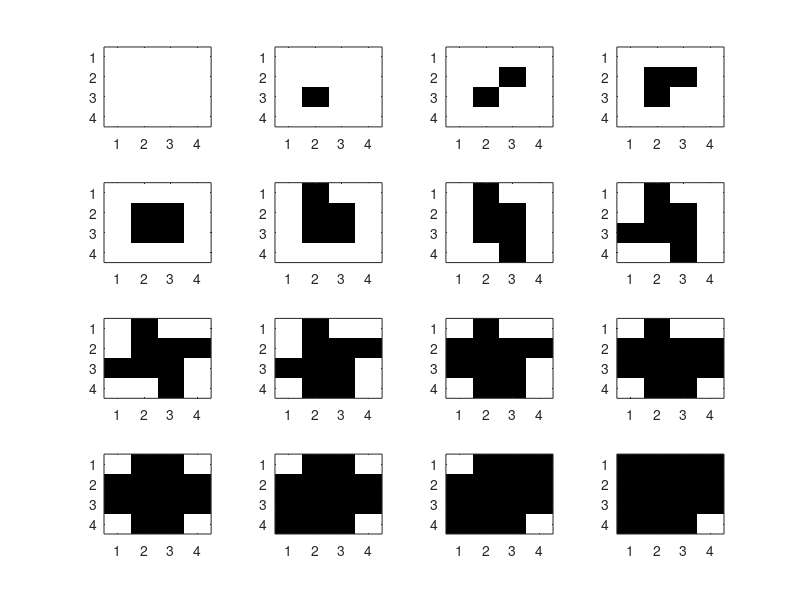
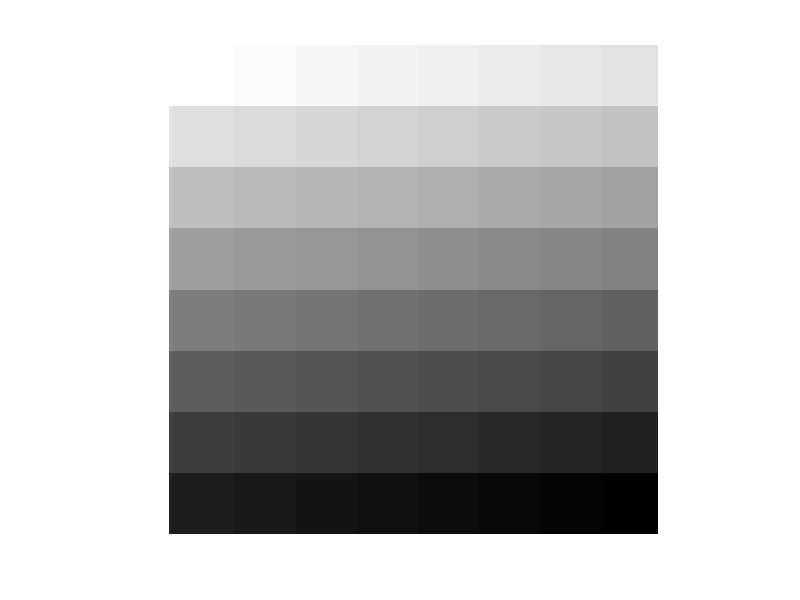

Recreate these plots in MATLAB, in order. (Note: this script raises an error after producing the figures.)
%%%%%%%%%%%%%%%%%%%%%%%%%%%%%%%%%%%%%%%%%%%%%%%%%%%%%%%%%%%%%%%%%
%
%PURPOSE:  Image halftoning for binary, black/white, printers
%AUTHOR:   R. Koehler, X. Zhang, B. Wandell
%DATE:     02.25.97
%CONCEPTS:
% 
% This tutorial illustrates how to use halftoning to achieve the
% visual illusion of gray-levels in a binary display system.
% You will learn about two approaches:  thresholding approaches
% using dither patterns and the computational method called error
% diffusion. 
% 
% Matlab 7:  Checked 01.08.06
% Matlab 5:  Checked 01.06.98
% 
%%%%%%%%%%%%%%%%%%%%%%%%%%%%%%%%%%%%%%%%%%%%%%%%%%%%%%%%%%%%%%%%%

% Most printers place a binary mark at each spot on the page:
% that is, they either place a dot at position or not. Hence,
% unlike monitors, printers do not display a range of intensity
% levels.

% To create the illusion of intensity variation, printers fool
% the eye by trading area for intensity.  One way to do this is
% to divide the image into a number of small areas (halftone
% cells) and print more or less dots in this area according to a
% rule that is governed by the local image intensity.  This
% halftoning process substitutes a number of dots for a variation
% in gray level (or color).

% The algorithm for simple halftoning is to define a small
% pattern, defined over the halftone cell, that spans a small
% number of printable dots.  The values within this halftone cell
% define a set of thresholds.  The binary decision of whether to
% print or not at each addressable print location is governed by
% how the image intensity compares to the entry in the halftone
% cell.  Halftone algorithms are often named by the principle
% that underlies the pattern within the halftone cell.

% Let's begin with a simple halftone algorithm called "cluster dot."
% This algorithm uses a halftone cell in which the printed area
% has the shape of a larger and larger dot.  As the image region
% within the halftone cell becomes darker and darker, the size of
% the dot grows larger.  Here is an example of a 4x4 halftone
% cell that illustrates the idea.

halfToneCell_4 = ...
		[15 5 12 14
		10 3 2 8
		7 1 4 11
		13 9 6 16];

% Suppose we have a 4x4 image region that has a hight density,
% say 12.  
im = 12*ones(4,4);

% To print this section of the image, we compare the density in
% the image with the thresholds in the halftone cell,
cmp = halfToneCell_4 < im

%  The locations set to one are printed with a black dot, and the
% locations with 0 are unprinted (white).  Because of Matlab's
% ordering, we will add 1 to cmp and build the binary color map
% as 
bMap = [1 1 1; 0 0 0]

figure; 
colormap(bMap); image( cmp + 1 );

% For this high density, we print most of the halftone cell as
% black.  Now, let's see how the halftone cell would print at a
% set of increasing densities:

cnt = 1; 
for density = 1:16
  im = ones(4,4)*density;
  cmp = (halfToneCell_4 < im);
  subplot(4,4,cnt)
  image(cmp + 1);
  cnt = cnt + 1;
end

% As the mean image density varies from low (light) to high
% (dark) the region corresponding to the halftone cell is printed
% as an increasingly large black dot.

% Now we can apply the halftone cell to an entire test image.
% We start with a simple test image containingeight gray strips
% that vary from black to white.

grayStrips = 8;
bw_range = [0, 1];
sweep_size = 128;

% 
[x,y] = meshgrid(0:sweep_size-1, 0:sweep_size-1);
y = fix(y * grayStrips / sweep_size) / grayStrips;
x = x / (sweep_size * grayStrips);
sweep_8 = ones(sweep_size, sweep_size) - (x + y);

% This ramp pattern has many gray levels arranged in 8 strips.
% The density increases from left to right.
figure;
imshow(sweep_8);

% The values in sweep_8 are frame buffer values that are
% nonlinearly related to intensity.  The halftoning principle
% depends on LINEAR SPATIAL AVERAGING of the dots.  Hence, to
% make the proper decisions about the halftoning, we have to take
% into account the true intensity associated with each level.
% Hence, before halftoning we need to convert the frame buffer
% values to linear gray scale values (gamma correction--review
% the ColorMatching tutorial for why and how to perform gamma
% correction). We use a gamma value = 2.

monitorGamma = 2;
sweep_8_linear = sweep_8 .^ monitorGamma;
HTsweep_4 = HalfToneImage(halfToneCell_4, sweep_8_linear);
imshow(HTsweep_4);

% Were we doing this on a printer, rather than a display, we
% would have to know the relationship between the image density
% and the displayed intensity, and also, we would need to know
% the relationship between the image dot size in the cluster dot
% and the reflected intensity.

% The image halftone is created in the routine
% HalfToneImage. (Use type HalfToneImage to see the full
% routine).  The process simply applies the HalfToneCell
% comparison again and again across the image.  The light image
% regions contain no black dot or a small black dot.  The dark
% image regions contain large black dots or a complete black dot.

type HalfToneImage.m

% The halftone does a worse job tracking the gray levels if the
% halftone cell is smaller.

halfToneCell_2 = [ 4 3; 2 1];
HTsweep_2 = HalfToneImage(halfToneCell_2, sweep_8_linear);
imshow(HTsweep_2);

% We can also scale up these two images to see how the halftones are formed.
% 
scale_sweep_2 = kron(HTsweep_2, ones(3,3));
imshow(scale_sweep_2);

scale_sweep_4 = kron(HTsweep_4, ones(3,3));
imshow(scale_sweep_4);

%%%%%%%%%%%%%%%%%%%%%%%%%%%%%%%%%%%%%%%%%%%% 
% 
% Bayer dithering
% 
%%%%%%%%% %%%%%%%%% %%%%%%%%% %%%%%%%%% %%%%%%%%% 

% In the supplemental reading, Bayer describes a halftone cell
% for Figure 2: "imitation halftone pattern."  We enter it as:

halfToneCell_B2 = ...
		[7 6 5 16 17 18 19 20
		8 1 4 15 28 29 30 21
		9 2 3 14 27 32 31 22
		10 11 12 13 26 25 24 23
		17 18 19 20 7 6 5 16
		28 29 30 21 8 1 4 15
		27 32 31 22 9 2 3 14
		26 25 24 23 10 11 12 13];

colormap(bMap) 
cnt = 1; 
for density = 1:32
  im = ones(8,8)*density;
  cmp = (halfToneCell_B2 < im);
  subplot(6,6,cnt)
  image(cmp + 1);
  cnt = cnt + 1;
end

% This pattern is much like the simple cluster dot, except it
% introduces a smaller pair of dots oriented at 45 deg to the
% image. Now apply it to the sweep pattern:
clf
HTsweep_B2 = HalfToneImage(halfToneCell_B2, sweep_8_linear);
imshow(HTsweep_B2);

% Bayer also describes a halftone cell for Figure 4 that
% considered to be much better (he called it an "optimum dot
% pattern").  This pattern is built so that the dots are
% dispersed in a random array.

halfToneCell_B4 = ...
		[1 17 5 21 2 18 6 22
		25 9 29 13 26 10 30 14
		7 23 3 19 8 24 4 20
		31 15 27 11 32 16 28 12
		2 18 6 22 1 17 5 21
		26 10 30 14 25 9 29 13
		8 24 4 20 7 23 3 19
		32 16 28 12 31 15 27 11];

figure;
colormap(bMap) 
cnt = 1; 
for density = 1:32
  im = ones(8,8)*density;
  cmp = (halfToneCell_B4 < im);
  subplot(6,6,cnt)
  image(cmp + 1);
  cnt = cnt + 1;
end

clf
HTsweep_B4 = HalfToneImage(halfToneCell_B4, sweep_8_linear);
imshow(HTsweep_B4);

% if you want to close the image windows, do this
close all;

% These halftones can also be applied to a real image.

img = double(imread('einstein.pgm'));
img = img / 256;
imshow(img);

% gamma correction
img_linear = img .^ monitorGamma;

HTimg_B4 = HalfToneImage(halfToneCell_B4, img_linear);
imshow(HTimg_B4);

% If you enlarge this image you should see that the halftone
% cells are not the same as the basic patterns we saw.  This is
% because the halftone dot is formed by the space-varying image,
% not simple constant patterns. The image changes density rapidly
% over sapce and the dots reflect the correct image density.

scale_img_B4 = kron(HTimg_B4, ones(3,3));
imshow(scale_img_B4);

% You can see this easily by changing the original sweep to
% a different number of strips, say 5.  Thus the halftone
% cells will not line up on the strip boundaries.

grayStrips = 5;
[x,y] = meshgrid(0:sweep_size-1, 0:sweep_size-1);
y = fix(y * grayStrips / sweep_size) / grayStrips;
x = x/(sweep_size * grayStrips);
sweep_5 = ones(sweep_size, sweep_size) - (x + y);
imshow(sweep_5);

% gamma correction
% 
sweep_5_linear = sweep_5 .^ monitorGamma;

HTsweep_5_4 = HalfToneImage(halfToneCell_4, sweep_5_linear);
imshow(HTsweep_5_4);

scale_sweep_5_4 = kron(HTsweep_5_4, ones(3,3));
imshow(scale_sweep_5_4);

%% close all image windows
close all;

%%%%%%%%%%%%%%%%%%%%%%%%%%%%%%%%%%%%%%%%%%%%%%%%%%%%%%
%
% Error Diffusion
%
%%%%%%%%%%%%%%%%%%%%%%%%%%%%%%%%%%%%%%%%%%%%%%%%%%%%%%

% This version uses an algorithm by Floyd and Steinberg
% which is described in the course supplemental
% reading.  The algorithm is called error diffusion, though
% it is sometimes called stochastic screening.  Variations
% of the basic error diffusion pattern are used by Ulichney.

% Unlike the halftone cells described in part 1, error diffusion
% does not use a fixed positioning for the halftone output.
% Rather, each pixel is compared to a threshold and a decision
% is made to print that pixel as black, or leave it white.
% The difference between the actual pixel density and the level
% printed is the error.  That error is diffused to neighboring
% pixels (to the right and/or down) and the process is repeated.
% We can use the same images as we did before to see the impact
% of this type of halftoning.  Actually, this process is usually 
% referred to as dithering.  Screening is yet another term which
% includes both the halftoning described in tutorial part 1 and
% here.  (Dithering can also refer to the halftoning previously
% described.)

% As with the fixed position cells described before, the objective
% of error diffusion is to replace a set of intermediate level
% densities with a binary set whose area approximates the optical
% denisty (appearance) of the original.

% The algorithm has one free set of parameters called the
% diffusion matrix, FS.  This matrix determines how the error at
% a point is distributed to its neighbors.  The pixel being
% considered is in the middle of the top row of FS.  The fraction
% of the error to be applied to each neighbor is set by the value
% in FS.  There is no standard way to deal with the errors that
% are accumulated at the end of each row: some peple just throw
% them away, others roll them down to the next row, others - who
% knows.  Here, we will treat the image as if it were a spiral
% and roll the errors from each end "down and to the right" or
% "up and to the left."  This is complicated in the algorithm so
% don't worry too much if the process is not entirely clear.

% The simplest error diffusion is to just pass the error from
% each pixel to the neighbor to the right.  We can do this with:

FS_1 = [0 0 1];

% You can view the implementation of the error diffusion by
% entering: type FloydSteinberg.m

HT_image_1 = FloydSteinberg(FS_1, sweep_8_linear);

imshow(sweep_8);
imshow(HT_image_1);

% Now we can apply the matrix specified by Floyd and Steinberg
% in their paper.

FS_2 =	[0 0 0 7 5; ...
	3 5 7 5 3; ...
	1 3 5 3 1];
FS_2 = FS_2 / sum(FS_2(:));
HT_image_2 = FloydSteinberg(FS_2, sweep_8_linear);
imshow(HT_image_2);

% And we can pick one from Ulichney
% 

FS_3 =	[0 0 7;  ...
	3 5 1];
FS_3 = FS_3 / sum(FS_3(:));
HT_image_3 = FloydSteinberg(FS_3, sweep_8_linear);
imshow(HT_image_3);

% Finally, let's look at a real image
% 
img = double(imread('einstein.pgm'));
img = img / 256;
imshow(img);
img_linear = img .^ monitorGamma;
HTimg_2 = FloydSteinberg(FS_2, img_linear);
imshow(HTimg_2);

% People's preference depends on the choice of output device.
% Specific printing technologies have different properties that
% make different halftoning algorithms look better or worse.
% Choosing a screening process can be quite difficult because
% methods of deciding on the preference between two images,
% neither of which is very good, is hard to specify.  Worse yet,
% even when people do make consistent choices the choice they
% make can depend on the test image.  Sigh.


%%%%%%%END

